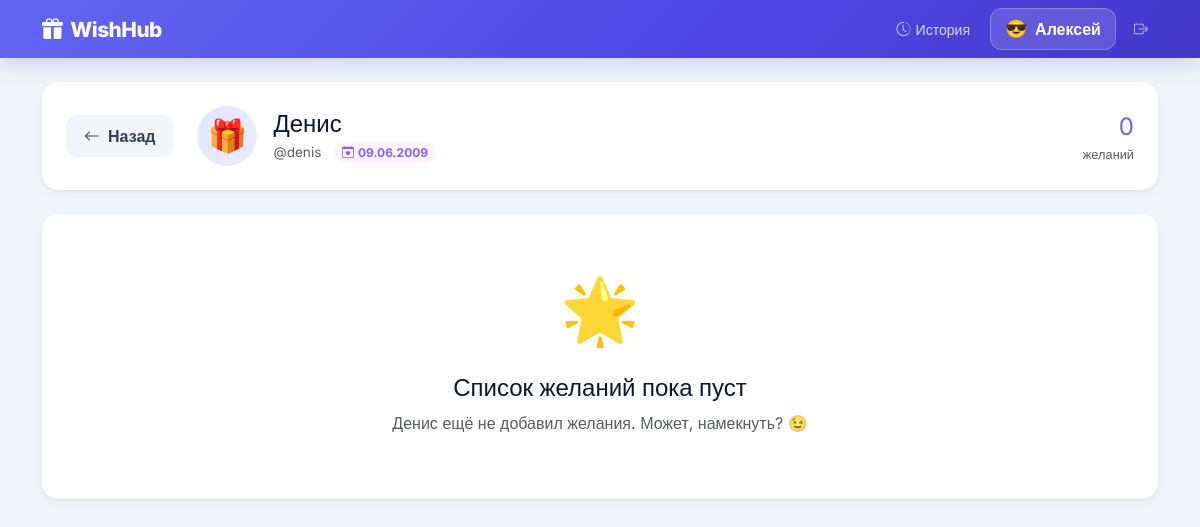
/user/5 (signed in), run on the app's committed database.
### app.py (models this page shows)
class User(UserMixin, db.Model):
    id            = db.Column(db.Integer, primary_key=True)
    username      = db.Column(db.String(50), unique=True, nullable=False)
    password_hash = db.Column(db.String(255), nullable=False)
    name          = db.Column(db.String(50), nullable=False)
    is_admin      = db.Column(db.Boolean, default=False)
    birthday      = db.Column(db.Date, nullable=True)
    emoji         = db.Column(db.String(10), default='🎁')
    wishes        = db.relationship('WishItem', backref='owner', lazy=True, foreign_keys='WishItem.user_id')

### app.py (the view)
@app.route('/user/<int:user_id>')
@login_required
def view_wishlist(user_id):
    if user_id == current_user.id:
        return redirect(url_for('my_wishlist'))
    target_user = db.session.get(User, user_id)
    if not target_user:
        abort(404)
    wishes = WishItem.query.filter_by(user_id=user_id, is_purchased=False)\
                           .order_by(WishItem.created_at.desc()).all()
    return render_template('wishlist.html', target_user=target_user, wishes=wishes,
                           category_map=CATEGORY_MAP, categories=CATEGORIES)

### app.py (called while the page is built)
@login_manager.user_loader
def load_user(user_id):
    return db.session.get(User, int(user_id))

### templates/wishlist.html (shortened to what this page needs)
{% extends "base.html" %}
{% block content %}
<div class="card-w p-4 mb-4">
  <div class="d-flex flex-wrap align-items-center gap-4">
    <a href="{{ url_for('index') }}" class="btn btn-w btn-w-light">
      <i class="bi bi-arrow-left me-1"></i> Назад
    </a>
    <div class="d-flex align-items-center gap-3 flex-grow-1">
      <div class="d-flex align-items-center justify-content-center rounded-circle"
           style="width:60px;height:60px;font-size:2rem;background:linear-gradient(135deg,#e0e7ff,#ede9fe);flex-shrink:0">
        {{ target_user.emoji }}
      </div>
      <div>
        <h4 class="fw-800 mb-0">{{ target_user.name }}</h4>
        <span class="text-muted" style="font-size:.85rem">@{{ target_user.username }}</span>
        {% if target_user.birthday %}
        <span class="badge ms-2 rounded-pill px-2 py-1" style="background:#fdf4ff;color:#8b5cf6;font-size:.75rem">
          <i class="bi bi-calendar-heart me-1"></i>{{ target_user.birthday.strftime('%d.%m.%Y') }}
        </span>
        {% endif %}
      </div>
    </div>
    {% set total = wishes|length %}
    {% set booked = wishes|selectattr('booked_by_id')|list|length %}
    <div class="text-end">
      <div class="fw-700" style="font-size:1.5rem;color:#6366f1">{{ total }}</div>
      <div class="text-muted" style="font-size:.8rem">желаний</div>
    </div>
  </div>
</div>
{% if wishes %}
<div class="row g-3" id="wish-grid">
  {% for wish in wishes %}
  <div class="col-md-6 wish-col" data-cat="{{ wish.category }}">
    <div class="card-w h-100" id="wish-{{ wish.id }}">
      {% if wish.image_url %}
      <div style="height:180px;border-radius:16px 16px 0 0;overflow:hidden">
        <img src="{{ wish.image_url }}" alt="{{ wish.title }}"
             style="width:100%;height:100%;object-fit:cover"
             onerror="this.parentElement.innerHTML='<div style=\'height:180px;border-radius:16px 16px 0 0;background:{{ category_map[wish.category].gradient }};display:flex;align-items:center;justify-content:center;font-size:4rem\'></div>'">
      </div>
      {% else %}
      <div style="height:120px;border-radius:16px 16px 0 0;background:{{ category_map[wish.category].gradient }};display:flex;align-items:center;justify-content:center;font-size:3.5rem">
        {{ category_map[wish.category].emoji }}
      </div>
      {% endif %}
      <div class="p-4">
        <div class="d-flex justify-content-between align-items-start mb-2">
          <span class="cat-chip">{{ category_map[wish.category].emoji }} {{ category_map[wish.category].label }}</span>
          {% if wish.priority == 'high' %}
          <span class="badge-priority prio-high">🔥 Очень хочет</span>
          {% elif wish.priority == 'low' %}
          <span class="badge-priority prio-low">💭 Не срочно</span>
          {% else %}
          <span class="badge-priority prio-medium">✨ Хочет</span>
          {% endif %}
        </div>
        <h5 class="fw-700 mb-1">{{ wish.title }}</h5>
        {% if wish.description %}
        <p class="text-muted mb-2" style="font-size:.9rem;line-height:1.5">{{ wish.description }}</p>
        {% endif %}
        <div class="d-flex align-items-center gap-2 mb-3 flex-wrap">
          {% if wish.price %}
          <span class="fw-700" style="color:#6366f1;font-size:1.05rem">
            {{ '{:,.0f}'.format(wish.price).replace(',', ' ') }} ₽
          </span>
          {% endif %}
          {% if wish.link %}
          <a href="{{ wish.link }}" target="_blank" rel="noopener"
             class="btn btn-w btn-w-light btn-sm">
            <i class="bi bi-link-45deg me-1"></i> Ссылка
          </a>
          {% endif %}
        </div>
        {% if not wish.booked_by_id %}
        <form method="POST" action="{{ url_for('book_item', item_id=wish.id) }}">
          <button type="submit" class="btn btn-w btn-w-primary w-100">
            <i class="bi bi-bookmark-heart me-1"></i> Забронировать подарок
          </button>
        </form>
        {% elif wish.booked_by_id == current_user.id %}
        <div class="p-3 rounded-3 mb-2" style="background:#fffbeb;border:1.5px solid #fde68a">
          <p class="fw-600 text-center mb-2" style="color:#d97706">
            <i class="bi bi-bookmark-check-fill me-1"></i> Ты забронировал этот подарок
          </p>
          <div class="d-flex gap-2">
            <form method="POST" action="{{ url_for('purchase_item', item_id=wish.id) }}" class="flex-grow-1">
              <button type="submit" class="btn btn-w btn-w-success w-100 btn-purchase">
                <i class="bi bi-gift-fill me-1"></i> Уже подарил! 🎉
              </button>
            </form>
            <form method="POST" action="{{ url_for('unbook_item', item_id=wish.id) }}">
              <button type="submit" class="btn btn-w btn-w-light">Отмена</button>
            </form>
          </div>
        </div>
        {% else %}
        <div class="text-center py-2 px-3 rounded-3" style="background:#f1f5f9">
          <span class="text-muted fw-600" style="font-size:.9rem">
            <i class="bi bi-lock-fill me-1"></i> Уже берёт: {{ wish.booked_by.name }} {{ wish.booked_by.emoji }}
          </span>
        </div>
        {% endif %}
        <div class="mt-3 pt-3" style="border-top:1px solid #f1f5f9">
          {% if wish.comments %}
          <div class="mb-2">
            {% for c in wish.comments %}
            <div class="d-flex gap-2 mb-2">
              <span class="fw-600" style="font-size:.85rem;color:#6366f1;white-space:nowrap">{{ c.author.emoji }} {{ c.author.name }}:</span>
              <span style="font-size:.85rem;color:#475569">{{ c.text }}</span>
            </div>
            {% endfor %}
          </div>
          {% endif %}
          <form method="POST" action="{{ url_for('add_comment', item_id=wish.id) }}" class="d-flex gap-2">
            <input type="text" name="text" class="input-w" placeholder="Написать заметку (видно всем кроме именинника)" style="font-size:.85rem;padding:8px 12px">
            <button type="submit" class="btn btn-w btn-w-light" style="flex-shrink:0;padding:8px 14px">
              <i class="bi bi-send-fill" style="color:#6366f1"></i>
            </button>
          </form>
        </div>
      </div>
    </div>
  </div>
  {% endfor %}
</div>
{% else %}
<div class="text-center py-5 card-w">
  <div style="font-size:4rem">🌟</div>
  <h4 class="fw-700 mt-3">Список желаний пока пуст</h4>
  <p class="text-muted">{{ target_user.name }} ещё не добавил желания. Может, намекнуть? 😉</p>
</div>
{% endif %}
{% endblock %}

### templates/base.html (shortened to what this page needs)
<!DOCTYPE html>
<html lang="ru">
<head>
<link href="https://cdn.jsdelivr.net/npm/bootstrap@5.3.0/dist/css/bootstrap.min.css" rel="stylesheet">
<link href="https://cdn.jsdelivr.net/npm/bootstrap-icons@1.11.3/font/bootstrap-icons.min.css" rel="stylesheet">
</head>
<body>
<nav class="navbar navbar-expand-lg navbar-custom py-2 mb-4">
  <div class="container">
    <a class="navbar-brand text-white d-flex align-items-center gap-2" href="{{ url_for('index') }}">
      <i class="bi bi-gift-fill"></i> WishHub
    </a>
    {% if current_user.is_authenticated %}
    <div class="d-flex align-items-center gap-2 ms-auto flex-wrap">
      <a href="{{ url_for('history') }}" class="nav-history-btn">
        <i class="bi bi-clock-history"></i><span class="d-none d-sm-inline">История</span>
      </a>
      <a href="{{ url_for('my_wishlist') }}" class="nav-user-btn">
        <span style="font-size:1.1rem">{{ current_user.emoji }}</span>
        <span>{{ current_user.name }}</span>
      </a>
      <form method="POST" action="{{ url_for('logout') }}" class="m-0">
        <button type="submit" class="nav-link-logout border-0 bg-transparent cursor-pointer">
          <i class="bi bi-box-arrow-right"></i>
        </button>
      </form>
    </div>
    {% endif %}
  </div>
</nav>
<div class="container pb-5">
  {% block content %}{% endblock %}
</div>
</body>
</html>

### templates/base.html (style rules this page uses)
:root { --indigo: #6366f1; --indigo-d: #4f46e5; --indigo-l: #e0e7ff; --bg: #f1f5f9; --card: #fff; --text: #0f172a; --muted: #64748b; --border: #e2e8f0; --shadow: 0 1px 3px rgba(0,0,0,.07), 0 4px 12px rgba(0,0,0,.04); --shadow-lg: 0 8px 30px rgba(99,102,241,.12); --radius: 16px; --radius-sm: 10px; }
* { box-sizing: border-box; }
body { font-family:'Inter',sans-serif; background:var(--bg); color:var(--text); min-height:100vh; }
.navbar-custom { background: linear-gradient(135deg, #6366f1 0%, #4f46e5 60%, #4338ca 100%); box-shadow: 0 4px 24px rgba(79,70,229,.25); }
.navbar-brand { font-weight: 800; font-size: 1.3rem; letter-spacing: -.5px; }
.nav-user-btn { background: rgba(255,255,255,.15); backdrop-filter: blur(8px); border: 1px solid rgba(255,255,255,.25); border-radius: 12px; color: #fff; padding: 7px 14px; font-weight: 600; text-decoration: none; display: flex; align-items: center; gap: 8px; transition: all .2s; }
.nav-link-logout { color: rgba(255,255,255,.7); text-decoration: none; font-size: .88rem; padding: 6px 10px; border-radius: 8px; transition: all .2s; }
.nav-history-btn { color: rgba(255,255,255,.8); text-decoration: none; font-size: .88rem; padding: 6px 12px; border-radius: 8px; transition: all .2s; display: flex; align-items: center; gap: 5px; }
.card-w { background: var(--card); border: none; border-radius: var(--radius); box-shadow: var(--shadow); transition: transform .25s, box-shadow .25s; }
.btn-w { border-radius: 10px; font-weight: 600; padding: 9px 18px; transition: all .2s; border: none; }
.btn-w-light { background: #f1f5f9; color: #334155; }

### data on the page
User: emoji "😎", name "Алексей"
User: emoji "🎁", name "Денис", username "denis", birthday "09.06.2009"

### other printed values
{{ total }} "0"
